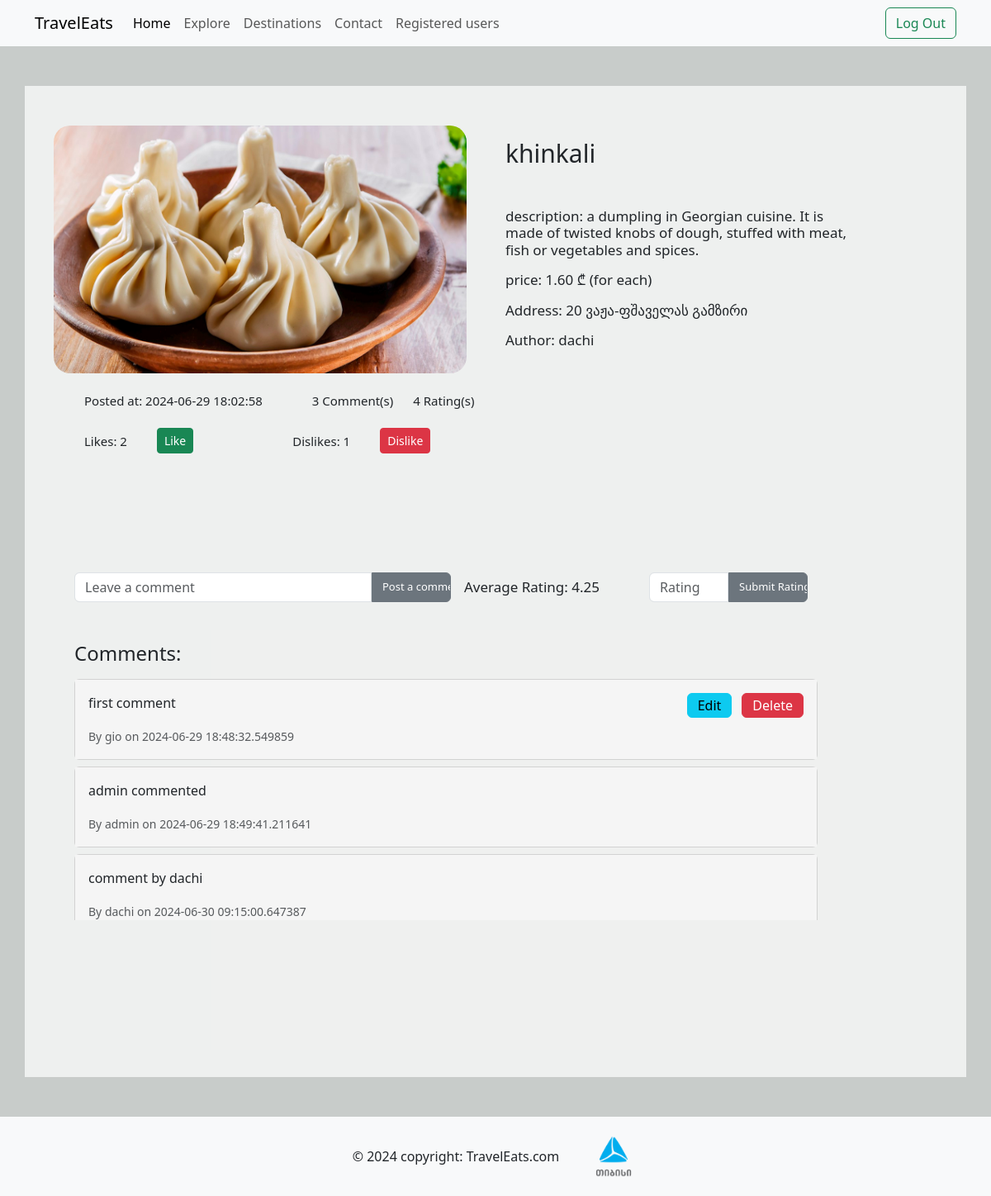
The app's page /product/1 (signed in) with its own data.
### model.py (models this page shows)
class NewProduct(db.Model):
    __tablename__ = "newproducts"
    id = db.Column(db.Integer(), primary_key=True )
    name = db.Column(db.String())
    price = db.Column(db.Integer())
    image_path = db.Column(db.String())
    description = db.Column(db.String())
    country = db.Column(db.String())
    address = db.Column(db.String())
    author = db.Column(db.String())
    created_at = db.Column(db.DateTime, default=datetime.utcnow)

class Comment(db.Model):
    __tablename__ = "comments"
    id = db.Column(db.Integer(), primary_key=True)
    product_id = db.Column(db.Integer(), nullable=False)
    comment = db.Column(db.Integer, nullable=False)
    author = db.Column(db.String())
    created_at = db.Column(db.DateTime, default=datetime.utcnow)

### routes.py (the view)
@app.route("/product/<int:product_id>", methods=["GET", "POST"])
@login_required
def product(product_id):
    product = NewProduct.query.get(product_id)
    form = RatingForm()
    comment_form = CommentForm()
    if form.validate_on_submit():
        rating = Rating(product_id=product.id, rating=form.rating.data)
        db.session.add(rating)
        db.session.commit()
        return redirect(f"/product/{product.id}")
    if comment_form.validate_on_submit():
        comment = Comment(product_id=product.id, comment=comment_form.comment.data, author = current_user.username)
        db.session.add(comment)
        db.session.commit()
        return redirect(f"/product/{product.id}")
    avg_rating = db.session.query(func.avg(Rating.rating)).filter(Rating.product_id == product_id).scalar()
    avg_rating = round(avg_rating, 2) if avg_rating else 'N/A'
    comments = Comment.query.filter_by(product_id=product_id).all()
    comment_count = Comment.query.filter_by(product_id=product_id).count()
    rating_count = Rating.query.filter_by(product_id=product_id).count()
    like_count = Like.query.filter_by(product_id=product_id).count()
    dislike_count = Dislike.query.filter_by(product_id=product_id).count()
    formatted_created_at = product.created_at.strftime('%Y-%m-%d %H:%M:%S')
    return render_template("product.html", product=product, form=form, avg_rating=avg_rating, comment_form=comment_form, comments = comments, comment_count = comment_count, rating_count = rating_count, formatted_created_at=formatted_created_at, like_count=like_count, dislike_count=dislike_count)

### form.py
class RatingForm(FlaskForm):
    rating = IntegerField('Rating', validators=[DataRequired(), NumberRange(min=1, max=5)])
    submit = SubmitField('Submit Rating')

class CommentForm(FlaskForm):
    comment = StringField("Leave a comment", validators=[DataRequired()])
    submit = SubmitField('Post a comment')

### model.py (called while the page is built)
@login_manager.user_loader
def load_user(user_id):
    return User.query.get(user_id)

### templates/product.html (shortened to what this page needs)
{% extends "base.html" %}
{% block content %}
<div class="container-sm" style=" height:150vh; background-color:rgba(255, 255, 255, 0.7)">
    <div class="row text-center pt-5">
        <div class="col">
            <img src="/static/{{product['image_path']}}" style="width:500px; height:300px; border-radius:20px;" >
            <div style="display:flex; flex-direction:row; margin-left:5vw; margin-top:2vw;">
                <h4 class="count"> Posted at: {{ formatted_created_at }}</h4>
                <h4 class="count" style="margin-left:5vw;">{{ comment_count }} Comment(s)</h4>
                <h4 class="count" style="margin-left:2vw;">{{ rating_count }} Rating(s)</h4>
            </div>
            <div style="display:flex; flex-direction:row; margin-left:5vw; margin-top:2vw; align-items:center;">
                <h4 class="count"  style="margin-right:3vw;">Likes: {{ like_count }}</h4>
                <form action="/like/{{ product.id }}" method="POST" style="display:inline;">
                    <button type="submit" class="btn btn-success btn-sm">Like</button>
                </form>
                <h4 class="count" style="margin-left:10vw; margin-right:3vw;">Dislikes: {{ dislike_count }}</h4>
                <form action="/dislike/{{ product.id }}" method="POST" style="display:inline;">
                    <button type="submit" class="btn btn-danger btn-sm">Dislike</button>
                </form>
            </div>
        </div>
        <div class="col">
            <h4 class="mt-3" style=" font-size:30px; text-align:left;">{{product['name']}}</h4>
            <h4 class="mt-5 about_product normal "  style="text-align:start; width:35vw;"> description: {{product['description']}}</h4>
            <h4 class="mt-3 about_product normal"  > price: {{product['price']}}</h4>
            <h4 class="mt-3 about_product normal"  > Address: {{product['address']}}</h4>
            <h4 class=" mt-3 about_product normal" > Author: {{product['author']}}</h4>
        </div>
    </div>
    <div class="row mt-4">
        <div class="col">
            <div style="display:flex; flex-direction:row; margin-left:4vw; width:74vw; justify-content:space-between;">
                <form action="/product/{{ product.id }}" method="POST"
                      style=" margin-top:10vw; display:flex; flex-direction:row; align-items:center;">
                    {{ comment_form.comment(class="form-control", style="width:30vw; height:3vw;
                    border-top-right-radius:0;
                    border-bottom-right-radius:0;", placeholder=comment_form.comment.label.text) }}
                    {{ comment_form.submit(class="btn btn-secondary", style="width:8vw; height:3vw; font-size:13px;
                    border-top-left-radius:0; border-bottom-left-radius:0;") }}
                </form>
                <form action="/product/{{ product.id }}" method="POST"
                      style="display:flex; flex-direction:row; align-items:end">
                    <h5 style="font-size:17px; margin-right:5vw;">Average Rating: {{
                        avg_rating }}</h5>
                        {{ form.rating(class="form-control", style="width:8vw; height:3vw;
                        border-top-right-radius:0; border-bottom-right-radius:0;",
                        placeholder=form.rating.label.text) }}
                        {{ form.submit(class="btn btn-secondary", style="width:8vw; height:3vw; font-size:13px;
                        border-top-left-radius:0; border-bottom-left-radius:0;") }}
                </form>
            </div>
            <div class="row mt-5" style="width:75vw; margin-left:4vw;">
                <div class="col" style="padding:0;">
                    <h4>Comments:</h4>
                    <div style="height:25vw; overflow-y:auto">
                        {% for comment in comments %}
                        <div class="card mt-2" style="display:flex; flex-direction:row;">
                            <div class="card-body">
                                <p class="card-text">{{ comment.comment }}</p>
                                <p class="card-text"><small class="text-muted">By {{ comment.author }} on {{
                                    comment.created_at }}</small></p>
                            </div>
                            {% if current_user.username == comment.author or current_user.role == "admin" %}
                            <div class="card-body" style="display:flex; justify-content:right;">
                                <a class="btn btn-info" href="/edit_comment/{{ comment['id'] }}" style="height:2.5vw; display:flex; align-items:center;">Edit</a>
                                <a class="btn btn-danger" href="/delete_comment/{{ comment['id'] }}" style="height:2.5vw; display:flex; align-items:center; margin-left:1vw;">Delete</a>
                            </div>
                            {% endif %}
                        </div>
                        {% endfor %}
                    </div>
                </div>
            </div>
        </div>
    </div>
</div>
{% endblock %}

### static/styles.css (style rules this page uses)
.card-body { background-color:#F5F5F5 }
.about_product { display:flex; justify-content:left; }
.normal { font-weight:normal; font-size:17px; }
.count { font-weight:normal; font-size:15px; margin-bottom:0; }

### records on screen
NewProduct: image_path (picture), name "khinkali", description "a dumpling in Georgian cuisine. It is made of twisted knobs of dough, stuffed with meat, fish or vegetables and spices.", price "1.60 ₾ (for each)", address "20 ვაჟა-ფშაველას გამზირი", author "dachi"
Comment: comment "first comment", author "gio", created_at "2024-06-29 18:48:32.549859"
Comment: comment "admin commented", author "admin", created_at "2024-06-29 18:49:41.211641"
Comment: comment "comment by dachi", author "dachi", created_at "2024-06-30 09:15:00.647387"

### other values on screen
{{ comment_count }} "3"
{{ rating_count }} "4"
{{ like_count }} "2"
{{ dislike_count }} "1"
{{ avg_rating }} "4.25"
